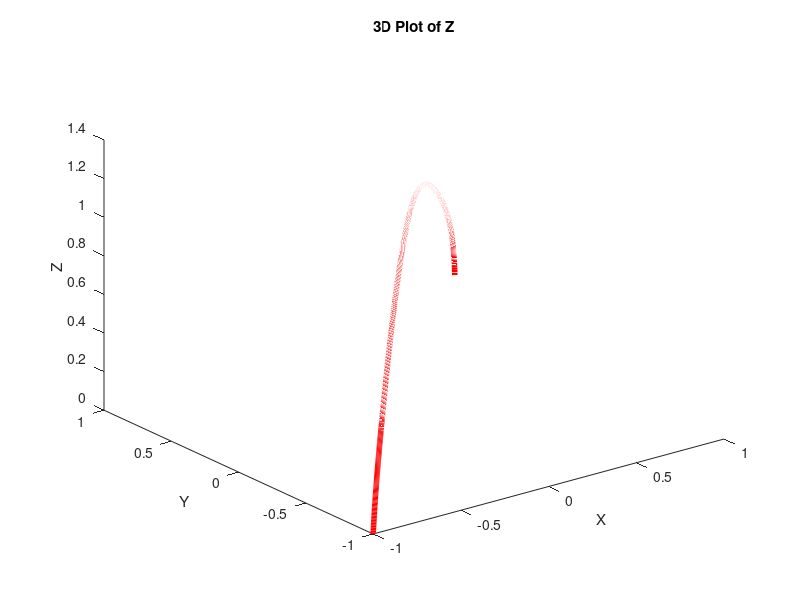

MATLAB code to generate this figure:
%% Question 3c
t = linspace(-1,1,1000);

x = t;
y = t;
z = (-cos((t.^3)+1)+sqrt((cos((t.^3)+1)).^2+4*(t.^2+1).*(2-2*t.^2)))./(2*(t.^2+1));
plot3(x,y,z,'-r','LineWidth',4)

% Add labels
title('3D Plot of Z');
xlabel('X');
ylabel('Y');
zlabel('Z');